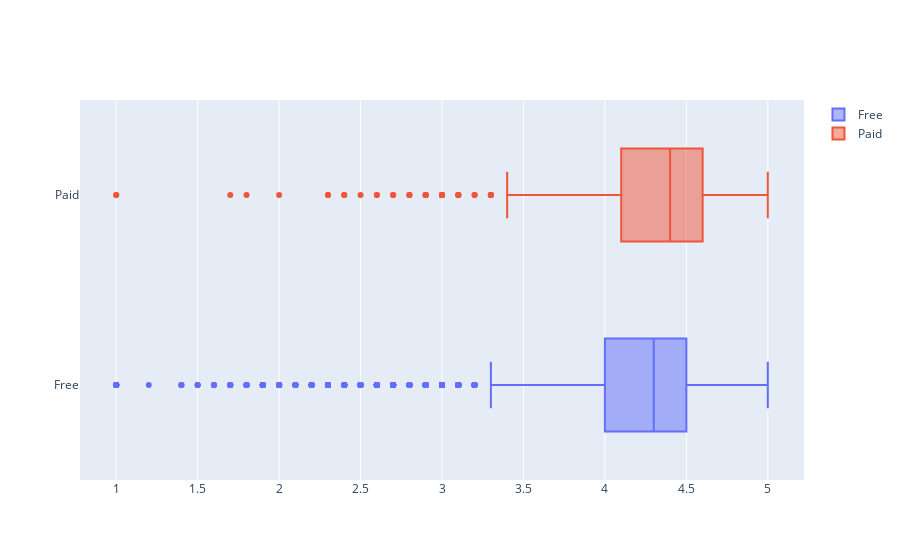
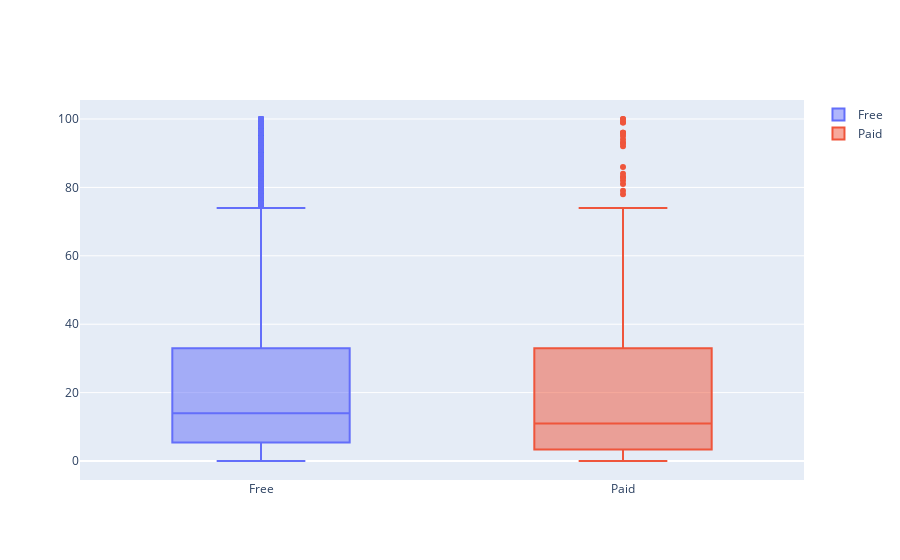

Source (notebook cell) for these figures, in order:
### Code cell
#Free vs Paid Apps - Ratings & Size
import plotly.graph_objs as go

x0 = data[data['Type'] == 'Free']['Rating']
x1 = data[data['Type'] == 'Paid']['Rating']

trace0 = go.Box(
    x=x0,
    name='Free'
)
trace1 = go.Box(
    x=x1,
    name='Paid'
)
data_type_rating = [trace0, trace1]
py.iplot(data_type_rating)

y0 = data[data['Type'] == 'Free']['Size']
y1 = data[data['Type'] == 'Paid']['Size']

trace0 = go.Box(
    y=y0,
    name='Free'
)
trace1 = go.Box(
    y=y1,
    name='Paid'
)
data_type_rating = [trace0, trace1]
py.iplot(data_type_rating)

### Figure 1 — Plotly figure (JSON) as saved in the notebook; plotly's stock layout.template omitted (floating-point values rounded to 4 significant figures; data arrays with more than 128 entries replaced by an {"elided": "..."} marker saying what was removed)
{"data": [{"name": "Free", "type": "box", "x": {"elided": "8715 float values"}}, {"name": "Paid", "type": "box", "x": {"elided": "645 float values"}}], "layout": {}}

### Figure 2 — Plotly figure (JSON) as saved in the notebook; plotly's stock layout.template omitted (floating-point values rounded to 4 significant figures; data arrays with more than 128 entries replaced by an {"elided": "..."} marker saying what was removed)
{"data": [{"name": "Free", "type": "box", "y": {"elided": "8715 float values"}}, {"name": "Paid", "type": "box", "y": {"elided": "645 float values"}}], "layout": {}}
